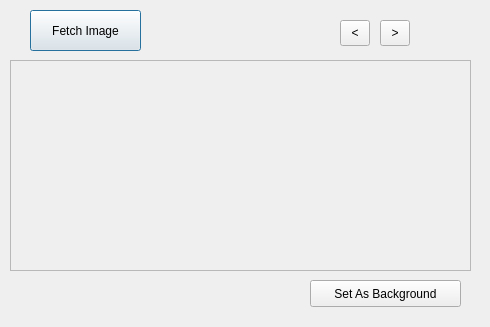
<?xml version="1.0" encoding="UTF-8"?>
<ui version="4.0">
 <class>BINGWALLPAPER</class>
 <widget class="QDialog" name="BINGWALLPAPER">
  <property name="geometry">
   <rect>
    <x>0</x>
    <y>0</y>
    <width>490</width>
    <height>327</height>
   </rect>
  </property>
  <property name="sizePolicy">
   <sizepolicy hsizetype="Fixed" vsizetype="Fixed">
    <horstretch>0</horstretch>
    <verstretch>0</verstretch>
   </sizepolicy>
  </property>
  <property name="minimumSize">
   <size>
    <width>490</width>
    <height>327</height>
   </size>
  </property>
  <property name="maximumSize">
   <size>
    <width>490</width>
    <height>327</height>
   </size>
  </property>
  <property name="windowTitle">
   <string>Dialog</string>
  </property>
  <property name="autoFillBackground">
   <bool>true</bool>
  </property>
  <widget class="QPushButton" name="fetchImage">
   <property name="geometry">
    <rect>
     <x>30</x>
     <y>10</y>
     <width>111</width>
     <height>41</height>
    </rect>
   </property>
   <property name="text">
    <string>Fetch Image</string>
   </property>
  </widget>
  <widget class="QPushButton" name="setasBackground">
   <property name="geometry">
    <rect>
     <x>310</x>
     <y>280</y>
     <width>151</width>
     <height>27</height>
    </rect>
   </property>
   <property name="text">
    <string>Set As Background</string>
   </property>
  </widget>
  <widget class="QToolButton" name="back">
   <property name="geometry">
    <rect>
     <x>340</x>
     <y>20</y>
     <width>30</width>
     <height>26</height>
    </rect>
   </property>
   <property name="text">
    <string>&lt;</string>
   </property>
  </widget>
  <widget class="QToolButton" name="next">
   <property name="geometry">
    <rect>
     <x>380</x>
     <y>20</y>
     <width>30</width>
     <height>26</height>
    </rect>
   </property>
   <property name="text">
    <string>&gt;</string>
   </property>
  </widget>
  <widget class="QLabel" name="alertMSG">
   <property name="geometry">
    <rect>
     <x>20</x>
     <y>278</y>
     <width>271</width>
     <height>31</height>
    </rect>
   </property>
   <property name="mouseTracking">
    <bool>true</bool>
   </property>
   <property name="text">
    <string/>
   </property>
  </widget>
  <widget class="QLabel" name="imageBG">
   <property name="geometry">
    <rect>
     <x>10</x>
     <y>60</y>
     <width>461</width>
     <height>211</height>
    </rect>
   </property>
   <property name="text">
    <string/>
   </property>
   <property name="wordWrap">
    <bool>true</bool>
   </property>
  </widget>
  <widget class="QFrame" name="frame">
   <property name="geometry">
    <rect>
     <x>10</x>
     <y>60</y>
     <width>461</width>
     <height>211</height>
    </rect>
   </property>
   <property name="frameShape">
    <enum>QFrame::StyledPanel</enum>
   </property>
   <property name="frameShadow">
    <enum>QFrame::Raised</enum>
   </property>
  </widget>
 </widget>
 <tabstops>
  <tabstop>fetchImage</tabstop>
  <tabstop>next</tabstop>
  <tabstop>setasBackground</tabstop>
  <tabstop>back</tabstop>
 </tabstops>
 <resources/>
 <connections/>
</ui>
